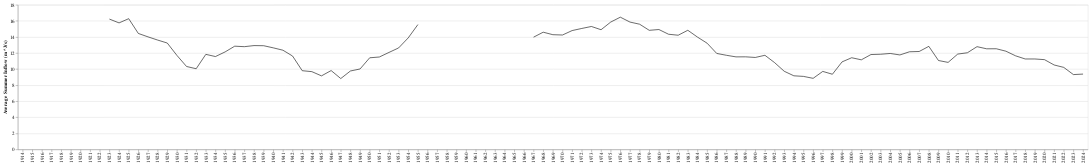

Source (notebook cell):
### Code cell
# Create a line chart for the moving average
moving_avg_line = alt.Chart(summer_data).mark_line(color='black', opacity=0.6).encode(
    x=alt.X('year:O', title=None),
    y=alt.Y('moving_avg_10yr:Q', title='Average Summer Inflow (m^3/s)')
)
moving_avg_line

### Figure 1 — Vega-Lite specification as saved in the notebook (floating-point values rounded to 4 significant figures)
{"config": {"view": {"continuousWidth": 400, "continuousHeight": 300}}, "data": {"name": "data-7a04e2f4223cd5dff8ad44bdb5650e80"}, "mark": {"type": "line", "color": "black", "opacity": 0.6}, "encoding": {"x": {"field": "year", "title": null, "type": "ordinal"}, "y": {"field": "moving_avg_10yr", "title": "Average Summer Inflow (m^3/s)", "type": "quantitative"}}, "$schema": "https://vega.github.io/schema/vega-lite/v4.17.0.json", "datasets": {"data-7a04e2f4223cd5dff8ad44bdb5650e80": [{"year": 1914, "summer_avg": 14.34, "moving_avg_10yr": null}, {"year": 1915, "summer_avg": 3.867, "moving_avg_10yr": null}, {"year": 1916, "summer_avg": 22.69, "moving_avg_10yr": null}, {"year": 1917, "summer_avg": 21.21, "moving_avg_10yr": null}, {"year": 1918, "summer_avg": 10.22, "moving_avg_10yr": null}, {"year": 1919, "summer_avg": 14.74, "moving_avg_10yr": null}, {"year": 1920, "summer_avg": 22.43, "moving_avg_10yr": null}, {"year": 1921, "summer_avg": 25.19, "moving_avg_10yr": null}, {"year": 1922, "summer_avg": 19.49, "moving_avg_10yr": null}, {"year": 1923, "summer_avg": 8.072, "moving_avg_10yr": 16.22}, {"year": 1924, "summer_avg": 9.597, "moving_avg_10yr": 15.75}, {"year": 1925, "summer_avg": 9.11, "moving_avg_10yr": 16.27}, {"year": 1926, "summer_avg": 4.288, "moving_avg_10yr": 14.43}, {"year": 1927, "summer_avg": 16.99, "moving_avg_10yr": 14.01}, {"year": 1928, "summer_avg": 6.229, "moving_avg_10yr": 13.61}, {"year": 1929, "summer_avg": 11.05, "moving_avg_10yr": 13.24}, {"year": 1930, "summer_avg": 7.044, "moving_avg_10yr": 11.71}, {"year": 1931, "summer_avg": 11.38, "moving_avg_10yr": 10.32}, {"year": 1932, "summer_avg": 16.67, "moving_avg_10yr": 10.04}, {"year": 1933, "summer_avg": 25.99, "moving_avg_10yr": 11.83}, {"year": 1934, "summer_avg": 6.851, "moving_avg_10yr": 11.56}, {"year": 1935, "summer_avg": 14.89, "moving_avg_10yr": 12.14}, {"year": 1936, "summer_avg": 11.43, "moving_avg_10yr": 12.85}, {"year": 1937, "summer_avg": 16.38, "moving_avg_10yr": 12.79}, {"year": 1938, "summer_avg": 7.575, "moving_avg_10yr": 12.92}, {"year": 1939, "summer_avg": 10.9, "moving_avg_10yr": 12.91}, {"year": 1940, "summer_avg": 4.387, "moving_avg_10yr": 12.64}, {"year": 1941, "summer_avg": 8.433, "moving_avg_10yr": 12.35}, {"year": 1942, "summer_avg": 9.423, "moving_avg_10yr": 11.62}, {"year": 1943, "summer_avg": 7.727, "moving_avg_10yr": 9.799}, {"year": 1944, "summer_avg": 5.671, "moving_avg_10yr": 9.681}, {"year": 1945, "summer_avg": 9.646, "moving_avg_10yr": 9.157}, {"year": 1946, "summer_avg": 18.02, "moving_avg_10yr": 9.816}, {"year": 1947, "summer_avg": 6.42, "moving_avg_10yr": 8.821}, {"year": 1948, "summer_avg": 16.99, "moving_avg_10yr": 9.762}, {"year": 1949, "summer_avg": 13.42, "moving_avg_10yr": 10.01}, {"year": 1950, "summer_avg": 18.3, "moving_avg_10yr": 11.41}, {"year": 1951, "summer_avg": 9.413, "moving_avg_10yr": 11.5}, {"year": 1952, "summer_avg": 15.11, "moving_avg_10yr": 12.07}, {"year": 1953, "summer_avg": 13.33, "moving_avg_10yr": 12.63}, {"year": 1954, "summer_avg": 18.23, "moving_avg_10yr": 13.89}, {"year": 1955, "summer_avg": 26.17, "moving_avg_10yr": 15.54}, {"year": 1956, "summer_avg": null, "moving_avg_10yr": null}, {"year": 1957, "summer_avg": null, "moving_avg_10yr": null}, {"year": 1958, "summer_avg": 9.462, "moving_avg_10yr": null}, {"year": 1959, "summer_avg": 21.13, "moving_avg_10yr": null}, {"year": 1960, "summer_avg": 9.869, "moving_avg_10yr": null}, {"year": 1961, "summer_avg": 11.9, "moving_avg_10yr": null}, {"year": 1962, "summer_avg": 14.25, "moving_avg_10yr": null}, {"year": 1963, "summer_avg": 7.924, "moving_avg_10yr": null}, {"year": 1964, "summer_avg": 26.32, "moving_avg_10yr": null}, {"year": 1965, "summer_avg": 7.519, "moving_avg_10yr": null}, {"year": 1966, "summer_avg": 14.73, "moving_avg_10yr": null}, {"year": 1967, "summer_avg": 16.63, "moving_avg_10yr": 13.97}, {"year": 1968, "summer_avg": 15.65, "moving_avg_10yr": 14.59}, {"year": 1969, "summer_avg": 18.02, "moving_avg_10yr": 14.28}, {"year": 1970, "summer_avg": 9.475, "moving_avg_10yr": 14.24}, {"year": 1971, "summer_avg": 17.42, "moving_avg_10yr": 14.79}, {"year": 1972, "summer_avg": 16.89, "moving_avg_10yr": 15.06}, {"year": 1973, "summer_avg": 10.39, "moving_avg_10yr": 15.3}, {"year": 1974, "summer_avg": 22.27, "moving_avg_10yr": 14.9}, {"year": 1975, "summer_avg": 17.03, "moving_avg_10yr": 15.85}, {"year": 1976, "summer_avg": 20.84, "moving_avg_10yr": 16.46}, {"year": 1977, "summer_avg": 10.53, "moving_avg_10yr": 15.85}, {"year": 1978, "summer_avg": 13.0, "moving_avg_10yr": 15.59}, {"year": 1979, "summer_avg": 10.41, "moving_avg_10yr": 14.83}, {"year": 1980, "summer_avg": 10.47, "moving_avg_10yr": 14.92}, {"year": 1981, "summer_avg": 11.55, "moving_avg_10yr": 14.34}, {"year": 1982, "summer_avg": 15.65, "moving_avg_10yr": 14.21}, {"year": 1983, "summer_avg": 16.55, "moving_avg_10yr": 14.83}, {"year": 1984, "summer_avg": 13.81, "moving_avg_10yr": 13.98}, {"year": 1985, "summer_avg": 9.425, "moving_avg_10yr": 13.22}, {"year": 1986, "summer_avg": 8.082, "moving_avg_10yr": 11.95}, {"year": 1987, "summer_avg": 8.239, "moving_avg_10yr": 11.72}, {"year": 1988, "summer_avg": 11.01, "moving_avg_10yr": 11.52}, {"year": 1989, "summer_avg": 10.46, "moving_avg_10yr": 11.52}, {"year": 1990, "summer_avg": 9.7, "moving_avg_10yr": 11.45}, {"year": 1991, "summer_avg": 14.26, "moving_avg_10yr": 11.72}, {"year": 1992, "summer_avg": 6.543, "moving_avg_10yr": 10.81}, {"year": 1993, "summer_avg": 5.785, "moving_avg_10yr": 9.73}, {"year": 1994, "summer_avg": 8.142, "moving_avg_10yr": 9.164}, {"year": 1995, "summer_avg": 8.687, "moving_avg_10yr": 9.09}, {"year": 1996, "summer_avg": 5.675, "moving_avg_10yr": 8.849}, {"year": 1997, "summer_avg": 16.86, "moving_avg_10yr": 9.711}, {"year": 1998, "summer_avg": 7.49, "moving_avg_10yr": 9.359}, {"year": 1999, "summer_avg": 25.83, "moving_avg_10yr": 10.9}, {"year": 2000, "summer_avg": 14.86, "moving_avg_10yr": 11.41}, {"year": 2001, "summer_avg": 11.66, "moving_avg_10yr": 11.15}, {"year": 2002, "summer_avg": 13.12, "moving_avg_10yr": 11.81}, {"year": 2003, "summer_avg": 6.161, "moving_avg_10yr": 11.85}, {"year": 2004, "summer_avg": 9.111, "moving_avg_10yr": 11.94}, {"year": 2005, "summer_avg": 6.845, "moving_avg_10yr": 11.76}, {"year": 2006, "summer_avg": 9.638, "moving_avg_10yr": 12.16}, {"year": 2007, "summer_avg": 17.19, "moving_avg_10yr": 12.19}, {"year": 2008, "summer_avg": 13.88, "moving_avg_10yr": 12.83}, {"year": 2009, "summer_avg": 8.212, "moving_avg_10yr": 11.07}, {"year": 2010, "summer_avg": 12.52, "moving_avg_10yr": 10.83}, {"year": 2011, "summer_avg": 22.01, "moving_avg_10yr": 11.87}, {"year": 2012, "summer_avg": 14.74, "moving_avg_10yr": 12.03}, {"year": 2013, "summer_avg": 13.78, "moving_avg_10yr": 12.79}, {"year": 2014, "summer_avg": 6.436, "moving_avg_10yr": 12.52}, {"year": 2015, "summer_avg": 6.915, "moving_avg_10yr": 12.53}, {"year": 2016, "summer_avg": 6.599, "moving_avg_10yr": 12.23}, {"year": 2017, "summer_avg": 11.42, "moving_avg_10yr": 11.65}, {"year": 2018, "summer_avg": 9.964, "moving_avg_10yr": 11.26}, {"year": 2019, "summer_avg": 8.206, "moving_avg_10yr": 11.26}, {"year": 2020, "summer_avg": 11.7, "moving_avg_10yr": 11.18}, {"year": 2021, "summer_avg": 15.36, "moving_avg_10yr": 10.51}, {"year": 2022, "summer_avg": 11.72, "moving_avg_10yr": 10.21}, {"year": 2023, "summer_avg": 4.842, "moving_avg_10yr": 9.316}, {"year": 2024, "summer_avg": 7.05, "moving_avg_10yr": 9.378}]}}
